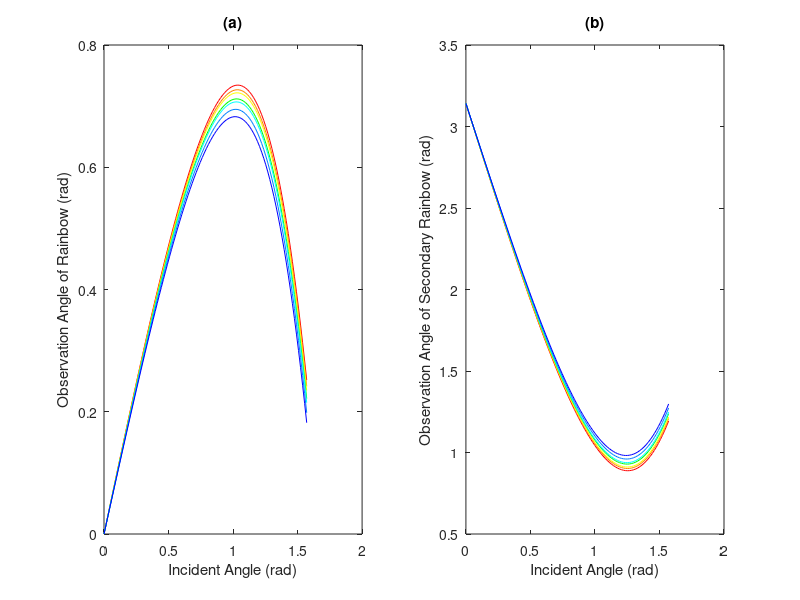

The MATLAB source for this figure:
clear all

n=[1.333,1.336,1.338,1.342,1.344,1.349,1.354];

colors=[1,0,0;
    1,0.5,0;
    1,1,0;
    0,1,0;
    0,1,1;
    0,0.5,1;
    0,0,1;];

subplot(1,2,1);

x1=linspace(0,pi/2,100);
y1=zeros(1,7);

for i=1:7

y1=-2*x1+4*asin(sin(x1)./n(1,i));%虹的曲线

plot(x1,y1,"Color",[colors(i,:)]);
hold on;

end

title('(a)');
xlabel('Incident Angle (rad)');
ylabel('Observation Angle of Rainbow (rad)');


subplot(1,2,2);

x3=linspace(0,pi/2,100);

for i=1:7

y3=pi+2*x3-6*asin(sin(x3)./n(1,i));%霓的曲线

plot(x3,y3,"Color",[colors(i,:)]);
hold on;

end

title('(b)');
xlabel('Incident Angle (rad)');
ylabel('Observation Angle of Secondary Rainbow (rad)');

